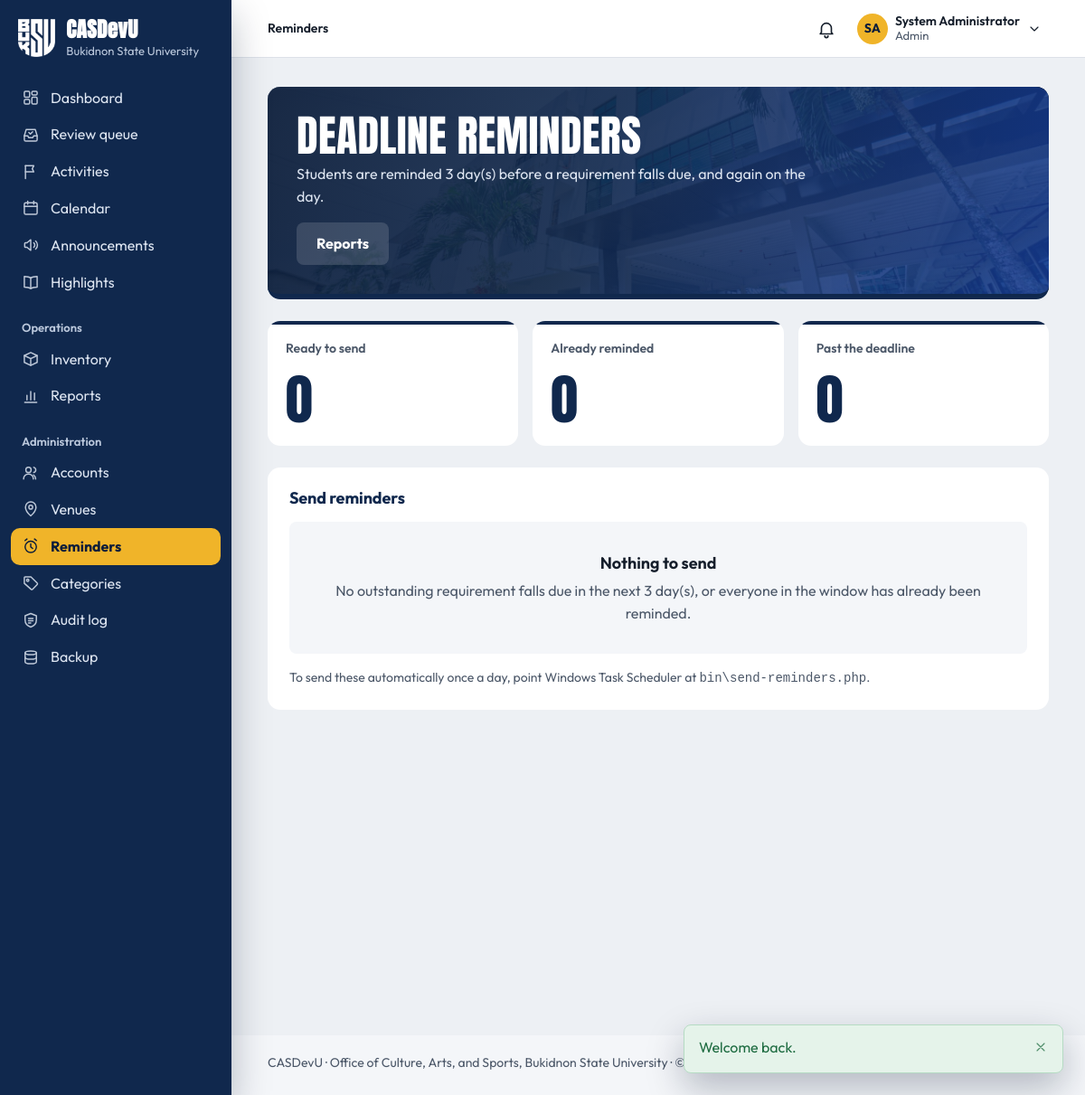
The app's page /admin/reminders.php (signed in) with its own data.
### tables this page shows
CREATE TABLE settings (
    setting_key     VARCHAR(80) PRIMARY KEY,
    setting_value   TEXT NULL,
    description     VARCHAR(255) NULL,
    updated_at      TIMESTAMP NOT NULL DEFAULT CURRENT_TIMESTAMP
                        ON UPDATE CURRENT_TIMESTAMP
);

CREATE TABLE users (
    user_id         INT UNSIGNED AUTO_INCREMENT PRIMARY KEY,
    role_id         TINYINT UNSIGNED NOT NULL,

     
    email           VARCHAR(150) NOT NULL UNIQUE,    
    password_hash   VARCHAR(255) NOT NULL,           
     
    student_number  VARCHAR(30)  NULL UNIQUE,        
    first_name      VARCHAR(80)  NOT NULL,
    middle_name     VARCHAR(80)  NULL,
    last_name       VARCHAR(80)  NOT NULL,
    sex             ENUM('male','female','other') NULL,
    birth_date      DATE         NULL,
    contact_number  VARCHAR(30)  NULL,
    photo_path      VARCHAR(255) NULL,
    id_front_path   VARCHAR(255) NULL,               
    id_back_path    VARCHAR(255) NULL,               

     
    course_id       INT UNSIGNED     NULL,
    year_level_id   TINYINT UNSIGNED NULL,
    section         VARCHAR(20)      NULL,
     
    connection_note VARCHAR(500)     NULL,

     
    status          ENUM('pending','active','inactive','suspended')
                        NOT NULL DEFAULT 'pending',
    last_login_at   DATETIME NULL,
    created_at      TIMESTAMP NOT NULL DEFAULT CURRENT_TIMESTAMP,
    updated_at      TIMESTAMP NOT NULL DEFAULT CURRENT_TIMESTAMP
                        ON UPDATE CURRENT_TIMESTAMP,

    CONSTRAINT fk_users_role       FOREIGN KEY (role_id)       REFERENCES roles(role_id),
    CONSTRAINT fk_users_course     FOREIGN KEY (course_id)     REFERENCES courses(course_id)
                                       ON DELETE SET NULL,
    CONSTRAINT fk_users_year_level FOREIGN KEY (year_level_id) REFERENCES year_levels(year_level_id)
                                       ON DELETE SET NULL,

    INDEX idx_users_role   (role_id),
    INDEX idx_users_status (status),
    INDEX idx_users_name   (last_name, first_name)
);

### public/admin/reminders.php (the view, shortened to what the rows shown need)
<?php
require_once __DIR__ . '/../../includes/bootstrap.php';
require_role(['staff', 'admin']);
$preview  = send_due_reminders(true);
$leadDays = reminder_lead_days();
$pending = array_values(array_filter(
    $preview['items'], static fn(array $i): bool => $i['outcome'] === 'would send'
));
require __DIR__ . '/../../includes/layout/header.php';
?>
<div class="page-head">
    <div>
        <h1>Deadline reminders</h1>
        <p>Students are reminded <?= $leadDays ?> day(s) before a requirement falls due, and again on the day.</p>
    </div>
</div>
<section class="card">
    <div class="card-head"><h2>Send reminders</h2></div>
    <?php if ($pending === []): ?>
        <div class="empty">
            <strong>Nothing to send</strong>
            No outstanding requirement falls due in the next <?= $leadDays ?> day(s),
            or everyone in the window has already been reminded.
        </div>
    <?php endif; ?>
    <p class="hint mt-4">
        To send these automatically once a day, point Windows Task Scheduler at
        <code>bin\send-reminders.php</code>.
    </p>
</section>
<?php require __DIR__ . '/../../includes/layout/footer.php'; ?>

### includes/layout/header.php (shortened to what the rows shown need)
<?php
$user         = current_user();
$role         = current_role();
$unreadCount  = $user ? unread_essential_count((int) $user['user_id']) : 0;
$attentionItems = $user ? attention_items() : [];
$reviewCount  = $user && can_review() ? review_counts()['total'] : 0;
$currentFile  = basename($_SERVER['SCRIPT_NAME']);
$currentDir   = basename(dirname($_SERVER['SCRIPT_NAME']));
$isStudent    = $role === 'student';
$navSection = match (true) {
    in_array($currentDir, ['public', ''], true) && $currentFile === 'index.php'   => 'dashboard',
    in_array($currentDir, ['public', ''], true) && $currentFile === 'review.php'  => 'review',
    $currentFile === 'notifications.php'                        => 'notifications',
    $currentFile === 'profile.php'                              => 'profile',
    $currentFile === 'settings.php'                             => 'settings',
    $currentFile === 'calendar.php'                             => 'calendar',
    $currentDir === 'activities'                                => 'activities',
    $currentDir === 'announcements'                             => 'announcements',
    $currentDir === 'highlights'                                => 'highlights',
    $currentDir === 'inventory' && $isStudent && in_array($currentFile, ['reservations.php', 'borrow.php'], true) => 'borrow-requests',
    $currentDir === 'inventory'                                 => 'inventory',
    $currentDir === 'reports'                                   => 'reports',
    $currentDir === 'admin'                                     => pathinfo($currentFile, PATHINFO_FILENAME),
    $currentDir === 'requirements' && $isStudent                => 'my-requirements',
    $currentDir === 'participation' && $isStudent               => 'my-activities',
    $currentDir === 'participation' || $currentDir === 'requirements' => 'activities',
    default                                                     => '',
};
$sections = [
    'dashboard'       => ['Dashboard', 'index.php'],
    'review'          => ['Review queue', 'review.php'],
    'notifications'   => ['Notifications', 'notifications.php'],
    'profile'         => ['My profile', 'profile.php'],
    'settings'        => ['Settings', 'settings.php'],
    'calendar'        => ['Calendar', 'activities/calendar.php'],
    'activities'      => ['Activities', 'activities/index.php'],
    'announcements'   => ['Announcements', 'announcements/index.php'],
    'highlights'      => ['Highlights', 'highlights/index.php'],
    'inventory'       => [$isStudent ? 'Costumes & equipment' : 'Inventory', 'inventory/index.php'],
    'reports'         => ['Reports', 'reports/index.php'],
    'my-activities'   => ['My activities', 'participation/my-activities.php'],
    'my-requirements' => ['My requirements', 'requirements/mine.php'],
    'borrow-requests' => ['My borrow requests', 'inventory/reservations.php'],
    'users'           => ['Accounts', 'admin/users.php'],
    'venues'          => ['Venues', 'admin/venues.php'],
    'reminders'       => ['Reminders', 'admin/reminders.php'],
    'categories'      => ['Categories', 'admin/categories.php'],
    'audit'           => ['Audit log', 'admin/audit.php'],
    'backup'          => ['Backup', 'admin/backup.php'],
];
function nav_link(string $section, string $href, string $label, string $navSection, int $count = 0, string $countLabel = 'waiting'): string
{
    $current = $section === $navSection ? ' aria-current="page"' : '';
    $badge   = $count > 0
        ? '<span class="nav-count" aria-label="' . $count . ' ' . e($countLabel) . '">' . ($count > 99 ? '99+' : $count) . '</span>'
        : '';
    return '<a class="nav-link" href="' . e(url($href)) . '"' . $current . '>'
         . icon($section === 'inventory' && current_role() === 'student' ? 'equipment' : $section, 'nav-icon')
         . '<span class="nav-label">' . e($label) . '</span>' . $badge . '</a>';
}
$initials = $user
    ? strtoupper(mb_substr((string) $user['first_name'], 0, 1) . mb_substr((string) $user['last_name'], 0, 1))
    : '';
?>
<!DOCTYPE html>
<html lang="en">
<head>
    <link rel="stylesheet" href="<?= asset('css/style.css') ?>">
</head>
<body>
<div class="app<?= $user ? '' : ' app-public' ?>">
<?php if ($user): ?>
    <aside class="sidebar" id="sidebar" aria-label="Main navigation">
        <div class="sidebar-brand">
            <a class="brand" href="<?= url('index.php') ?>">
                <img class="brand-logo" src="<?= asset('img/buksu-logo-white.png') ?>" alt="" width="126" height="128">
                <span class="brand-text">
                    <span class="brand-mark"><?= e(APP_NAME) ?></span>
                    <span class="brand-sub"><?= e(university_name()) ?></span>
                </span>
            </a>
        </div>
        <nav class="sidebar-nav" aria-label="Sections">
            <div class="nav-group">
                <?= nav_link('dashboard', 'index.php', 'Dashboard', $navSection) ?>
                <?php if ($isStudent): ?>
                    <?= nav_link('my-activities', 'participation/my-activities.php', 'My activities', $navSection) ?>
                    <?= nav_link('my-requirements', 'requirements/mine.php', 'My requirements', $navSection) ?>
                <?php elseif (can_review()): ?>
                    <?= nav_link('review', 'review.php', 'Review queue', $navSection, $reviewCount, 'waiting for review') ?>
                <?php endif; ?>
                <?= nav_link('activities', 'activities/index.php', 'Activities', $navSection) ?>
                <?= nav_link('calendar', 'activities/calendar.php', 'Calendar', $navSection) ?>
                <?= nav_link('announcements', 'announcements/index.php', 'Announcements', $navSection) ?>
                <?= nav_link('highlights', 'highlights/index.php', 'Highlights', $navSection) ?>
            </div>
            <?php if (has_role('staff', 'admin', 'coordinator')): ?>
                <div class="nav-group">
                    <p class="nav-group-title">Operations</p>
                    <?= nav_link('inventory', 'inventory/index.php', 'Inventory', $navSection) ?>
                    <?= nav_link('reports', 'reports/index.php', 'Reports', $navSection) ?>
                </div>
            <?php endif; ?>
            <?php if (has_role('staff', 'admin')): ?>
                <div class="nav-group">
                    <p class="nav-group-title">Administration</p>
                    <?= nav_link('users', 'admin/users.php', 'Accounts', $navSection) ?>
                    <?= nav_link('venues', 'admin/venues.php', 'Venues', $navSection) ?>
                    <?= nav_link('reminders', 'admin/reminders.php', 'Reminders', $navSection) ?>
                    <?php if (has_role('admin')): ?>
                        <?= nav_link('categories', 'admin/categories.php', 'Categories', $navSection) ?>
                        <?= nav_link('audit', 'admin/audit.php', 'Audit log', $navSection) ?>
                        <?= nav_link('backup', 'admin/backup.php', 'Backup', $navSection) ?>
                    <?php endif; ?>
                </div>
            <?php endif; ?>
        </nav>
    </aside>
<?php endif; ?>
<div class="main">
<?php if ($user): ?>
    <?php
    [$sectionLabel, $sectionHref] = $sections[$navSection] ?? ['', ''];
    $pageLabel  = (string) ($pageTitle ?? '');
    $isSectionHome = $sectionHref !== '' && str_ends_with($_SERVER['SCRIPT_NAME'], '/' . $sectionHref);
    ?>
    <header class="topbar">
        <nav class="breadcrumb" aria-label="Breadcrumb">
            <ol>
                <?php if ($sectionLabel !== '' && !$isSectionHome): ?>
                    <li><a href="<?= url($sectionHref) ?>"><?= e($sectionLabel) ?></a></li>
                    <li aria-current="page"><?= e($pageLabel) ?></li>
                <?php else: ?>
                    <li aria-current="page"><?= e($sectionLabel !== '' ? $sectionLabel : $pageLabel) ?></li>
                <?php endif; ?>
            </ol>
        </nav>
        <div class="topbar-actions">
            <?php require __DIR__ . '/notifications-menu.php'; ?>
            <details class="account-menu" data-menu>
                <summary class="account-trigger" aria-label="Account menu for <?= e(full_name($user)) ?>">
                    <?php if ($userPhotoUrl = user_photo_url($user)): ?>
                        <img class="account-initials" src="<?= e($userPhotoUrl) ?>" alt="" width="34" height="34">
                    <?php else: ?>
                        <span class="account-initials" aria-hidden="true"><?= e($initials) ?></span>
                    <?php endif; ?>
                    <span class="account-text">
                        <span class="account-name"><?= e(full_name($user)) ?></span>
                        <span class="account-role"><?= e(ucfirst((string) $role)) ?></span>
                    </span>
                    <?= icon('chevron-down', 'icon account-chevron') ?>
                </summary>
            </details>
        </div>
    </header>
<?php endif; ?>
<main class="page" id="main" tabindex="-1">

### includes/layout/footer.php
</main>
<footer class="footer">
    <p><?= e(APP_NAME) ?> · <?= e(office_name()) ?>, <?= e(university_name()) ?> · &copy; <?= date('Y') ?></p>
</footer>
</div>
</div>
</body>
</html>

### records on screen
settings: setting_value "Bukidnon State University"
users: initials "SA", full_name($user) "System Administrator"
settings: setting_value "3"
settings: setting_value "Office of Culture, Arts, and Sports"

### other values on screen
APP_NAME "CASDevU"
$label "Dashboard Review queue Activities Calendar Announcements Highlights Inventory Reports Accounts Venues Reminders Categories Audit log Backup"
$sectionLabel !== '' ? $sectionLabel : $pageLabel "Reminders"
$role "Admin"
$flashMessage['message'] "Welcome back."
count($pending) "0"
count($already) "0"
count($overdue) "0"
university_name() "Bukidnon State University"
